Frame 1 (no input): blank canvas, image omitted
Frame 60 (no input): blank canvas, image omitted
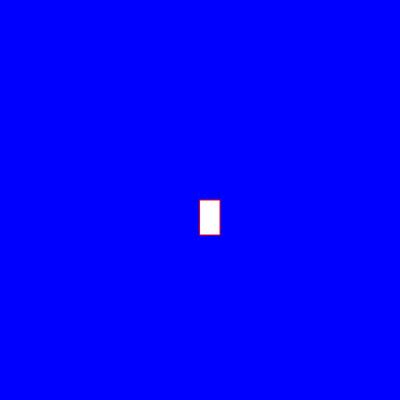
Frame 120 (the mouse pressed at the canvas centre since frame 60)

The p5.js sketch whose frames 1 and 60 were blank and that drew this single picture after the mouse press (run headless with seeded random() and noise() and a simulated clock; from frame 60 on, the mouse is pressed at the canvas centre):

// p5.js sketch
// ── sketch.js
function setup() {
    // cria uma tela de 400px de largura por 400px de altura
    createCanvas(400, 400);
  }
  
  function draw() {
    background("blue");
    stroke("red");
    fill("white");
    if (mouseIsPressed) {
    rect(mouseX,mouseY,20,35);
   }
  }
